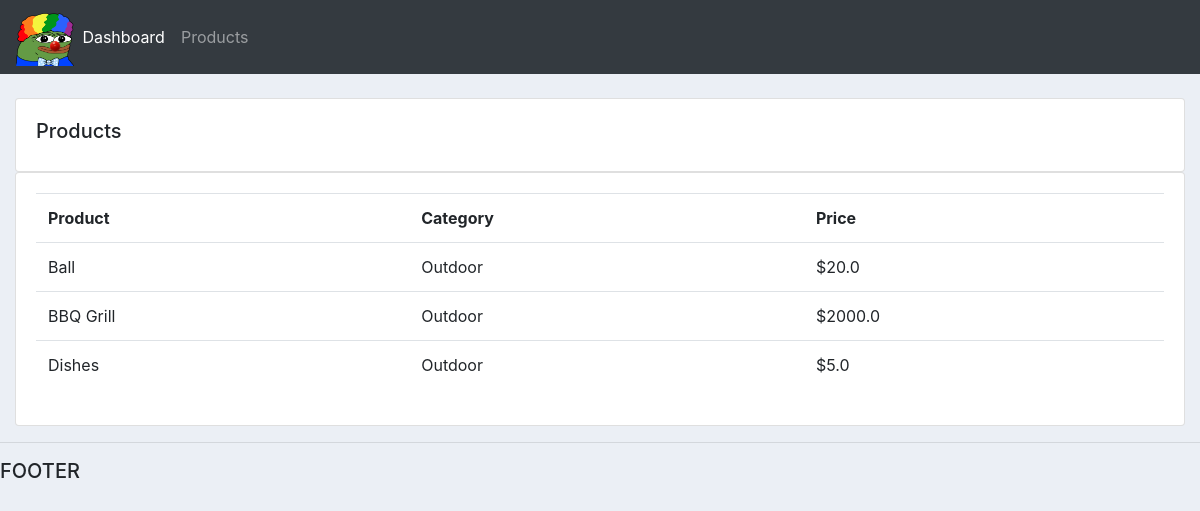
Screenshot of /products/ with the database file from the repository.
### accounts/models.py (models this page shows, shortened)
class Product(models.Model):
    CATEGORY = (
        ('Indoor','Indoor'),
        ('Outdoor','Outdoor'),
    )
    name = models.CharField(max_length = 200, null = True)
    price = models.FloatField(null = True)
    category = models.CharField(max_length = 200, null = True, choices = CATEGORY)
    description = models.CharField(max_length = 200, null = True, blank = True)
    date_created = models.DateTimeField(auto_now_add = True, null = True)
    tags = models.ManyToManyField(Tag)

### accounts/views.py (the view)
# urls.py: path('products/', views.products, name = "products"),
def products(request):
    products = Product.objects.all()
    return render(request, 'accounts/products.html', {'products':products})

### accounts/templates/accounts/products.html
{% extends 'accounts/main.html' %}
{% block content %}
<br>
<div class="row">
    <div class="col-md">
        <div class="card card-body">
            <h5>Products</h5>
        </div>
        <div class="card card-body">
            <table class="table">
                <tr>
                    <th>Product</th>
                    <th>Category</th>
                    <th>Price</th>
                </tr>
                {% for i in products %}
                <tr>
                    <td>{{ i.name }}</td>
                    <td>{{ i.category}}</td>
                    <td>${{ i.price }}</td>
                </tr>
                {% endfor %}
            </table>
        </div>
    </div>
</div>
{% endblock %}

### static/css/main.css (style rules this page uses)
body { background-color: #ebeff5; }

### rows the page displays
Product: name "Ball", category "Outdoor", price "20.0"
Product: name "BBQ Grill", category "Outdoor", price "2000.0"
Product: name "Dishes", category "Outdoor", price "5.0"
